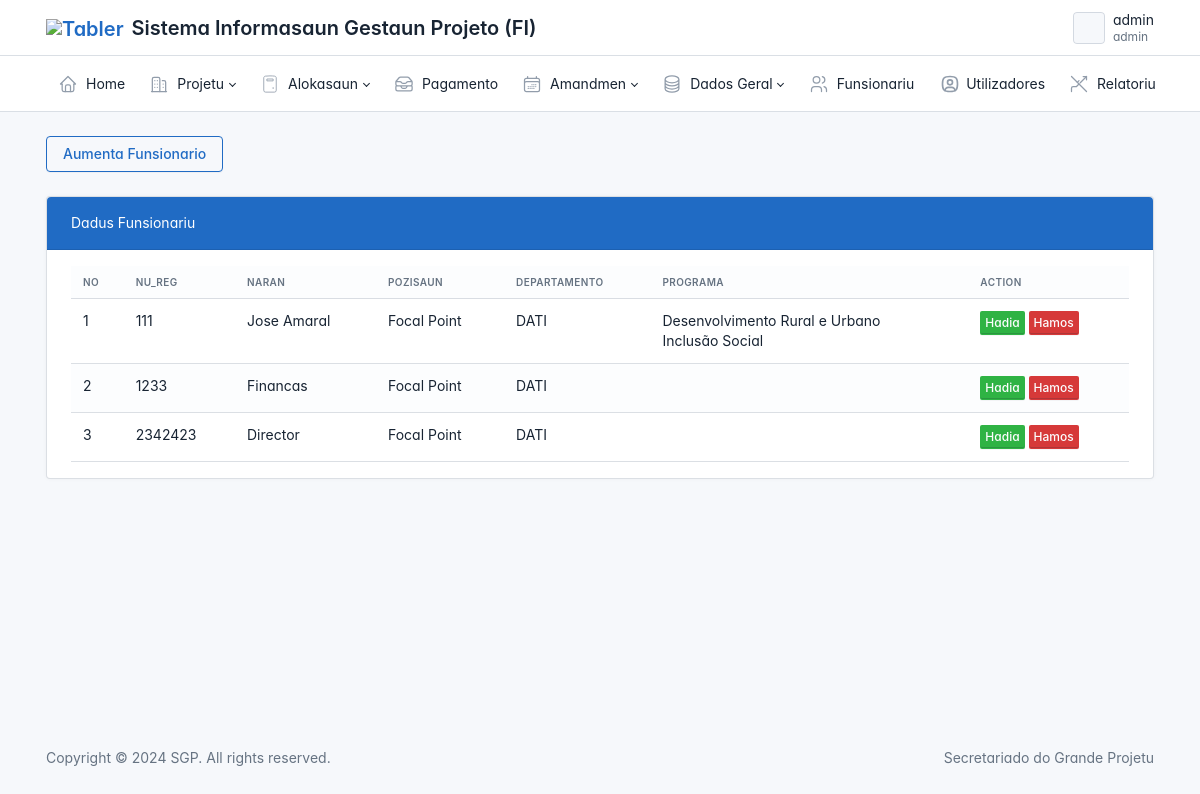
/staff/ (signed in), run on an earlier commit of the app's database.
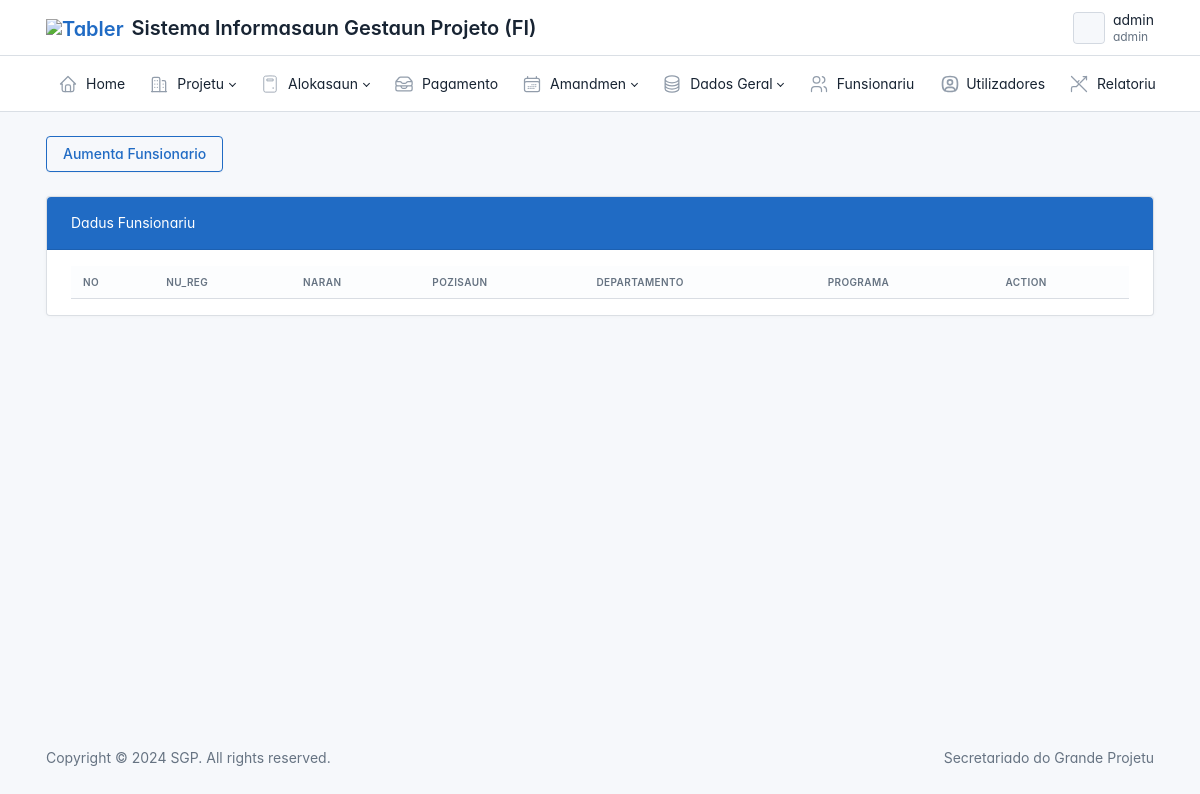
And on a later commit of the database.
### funsionariu/models.py (models this page shows, shortened)
class Funsionariu(models.Model):
    USER_LEVELS = [
        ('admin', 'Admin'),
        ('diretor', 'Diretor'),
        ('finance', 'Finance'),
        ('focal_point', 'Focal Point'),
    ]
    nu_registu = models.CharField(primary_key=True, unique=True, max_length=20, verbose_name='Numeru Registu')
    naran_kompletu = models.CharField(max_length=50, verbose_name='Naran Kompletu')
    lug_nasc = models.CharField(max_length=20, verbose_name='Fatin Moris')
    data_nasc = models.DateField(verbose_name='Data Moris')
    data_hahu = models.DateField(verbose_name='Data Hahu')
    hftin_atual = models.CharField(max_length=25, verbose_name='Hela Fatin Atual')
    nu_kontakt = models.CharField(max_length=15, verbose_name='Numeru Kontaktu')
    email = models.EmailField(verbose_name='Email')
    program = models.ManyToManyField(Program, verbose_name='Programa', blank=True)
    department = models.ForeignKey(Departamento, on_delete=models.CASCADE, verbose_name='Departamento')
    pozisaun = models.ForeignKey(Pozisaun, on_delete=models.CASCADE, verbose_name='Pozisaun')
    user_level = models.CharField(max_length=20, choices=USER_LEVELS, default='staff', verbose_name='User Level')
    is_active = models.BooleanField(default=True)
    user = models.OneToOneField(User, on_delete=models.CASCADE, null=True, blank=True, related_name="employeeuser")

### custom/models.py (models this page shows)
class Pozisaun(models.Model):
    pozisaun = models.CharField(max_length=30, verbose_name='Pozisaun')
    def __str__(self):
        return self.pozisaun

class Departamento(models.Model):
    sigla = models.CharField(max_length=15, verbose_name='Sigla Departamento')
    departamento = models.CharField(max_length=100, verbose_name='Departamento')
    def __str__(self):
        return self.sigla

### project/models.py (models this page shows, shortened)
class Program(models.Model):
    code = models.CharField(max_length=10, null=True, blank=True)
    name = models.CharField(max_length=100)

### funsionariu/views.py (the view)
# urls.py: path('',views.ListFunsionariu, name='funsionario'),
@login_required
def ListFunsionariu(request):
    listfunsionariu = Funsionariu.objects.all()
    for fun in listfunsionariu:
        fun.has_user = User.objects.filter(employeeuser=fun).exists()
    conteudo = {
        "title" : "Lista Dadus Funsionario",
        'listaFunsionariu' : listfunsionariu,
    }
    return render(request, 'funsionario.html',conteudo)

### main/context_processors.py (called while the page is built)
def user_group(request):
    group_name = None
    if request.user.is_authenticated and request.user.groups.exists():
        group_name = request.user.groups.first().name
    return {
        'user_group': group_name
    }

def user_programs_processor(request):
    context = {
        'user_programs': None
    }
    if request.user.is_authenticated:
        try:
            funsionariu = Funsionariu.objects.get(user=request.user)
            context['user_programs'] = funsionariu.program.all()
        except Funsionariu.DoesNotExist:
            if request.user.is_superuser:
                context['user_programs'] = Program.objects.all()
            else:
                context['user_programs'] = Program.objects.none()
    return context

### funsionariu/templates/funsionario.html (shortened to what this page needs)
{% extends 'layout/base.html' %}
{% block content %}
{% load static %}
<div class="page-wrapper">
    <div class="page-header d-print-none">
      <div class="container-xl">
        <div class="row g-2 align-items-center">
          <div class="col">
            <h2 class="page-title">
                <a href="{% url 'add-funsionariu' %}" class="btn btn-outline-primary">Aumenta Funsionario</a>
            </h2>
          </div>
        </div>
      </div>
    </div>
    <div class="page-body">
      <div class="container-xl">
        <div class="card">
          <div class="card-header text-white bg-primary">Dadus Funsionariu</div>
          <div class="card-body">
            <div id="table-default" class="table-responsive">
              <table id="example2" class="table table-striped">
                <thead>
                  <tr>
                    <th>No</th>
                    <th>Nu_Reg</th>
                    <th>Naran</th>
                    <th>Pozisaun</th>
                    <th>Departamento</th>
                    <th>Programa</th>
                    <th>Action</th>
                  </tr>
                </thead>
                <tbody class="table-tbody">
                    {% for data in listaFunsionariu %}
                  <tr>
                    <td>{{ forloop.counter }}</td>
                    <td>{{ data.nu_registu }}</td>
                    <td>{{ data.naran_kompletu }}</td>
                    <td>{{ data.pozisaun }}</td>
                    <td>{{ data.department }}</td>
                    <td>
                      {% for obj1 in data.program.all %}
                        {{obj1.name}} <br>
                      {% endfor %}
                    </td>
                    <td>
                        <a href="{% url 'update-funsionariu' data.nu_registu %}" class="btn btn-sm btn-success" title="Hadia"> Hadia</a>
                        <button class="btn btn-sm btn-danger" title="Hamos" data-bs-toggle="modal" data-bs-target="#modal-delete-{{ data.nu_registu }}"> Hamos</button>
                    </td>
                  </tr>
                  {% endfor %}
                </tbody>
              </table>
            </div>
          </div>
        </div>
      </div>
    </div>
{% endblock content %}

What changed in the data, as far as the page shows it:
removed Funsionariu: nu_registu "111", naran_kompletu "Jose Amaral", pozisaun "Focal Point", department "DATI"
no longer on this page (row edited): Program: name "Desenvolvimento Rural e Urbano"
removed Program: name "Inclusão Social"
removed Funsionariu: nu_registu "1233", naran_kompletu "Financas", pozisaun "Focal Point", department "DATI"
removed Funsionariu: nu_registu "2342423", naran_kompletu "Director", pozisaun "Focal Point", department "DATI"
